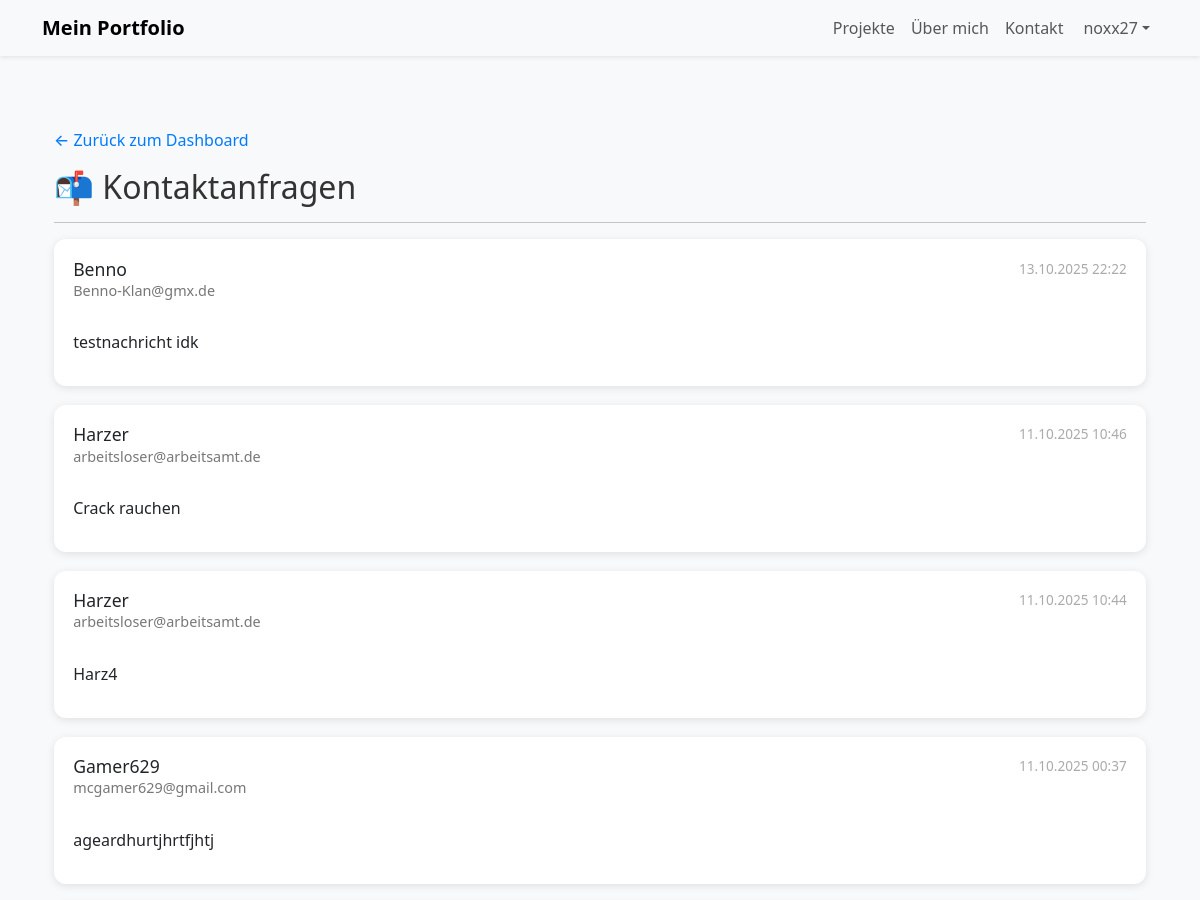
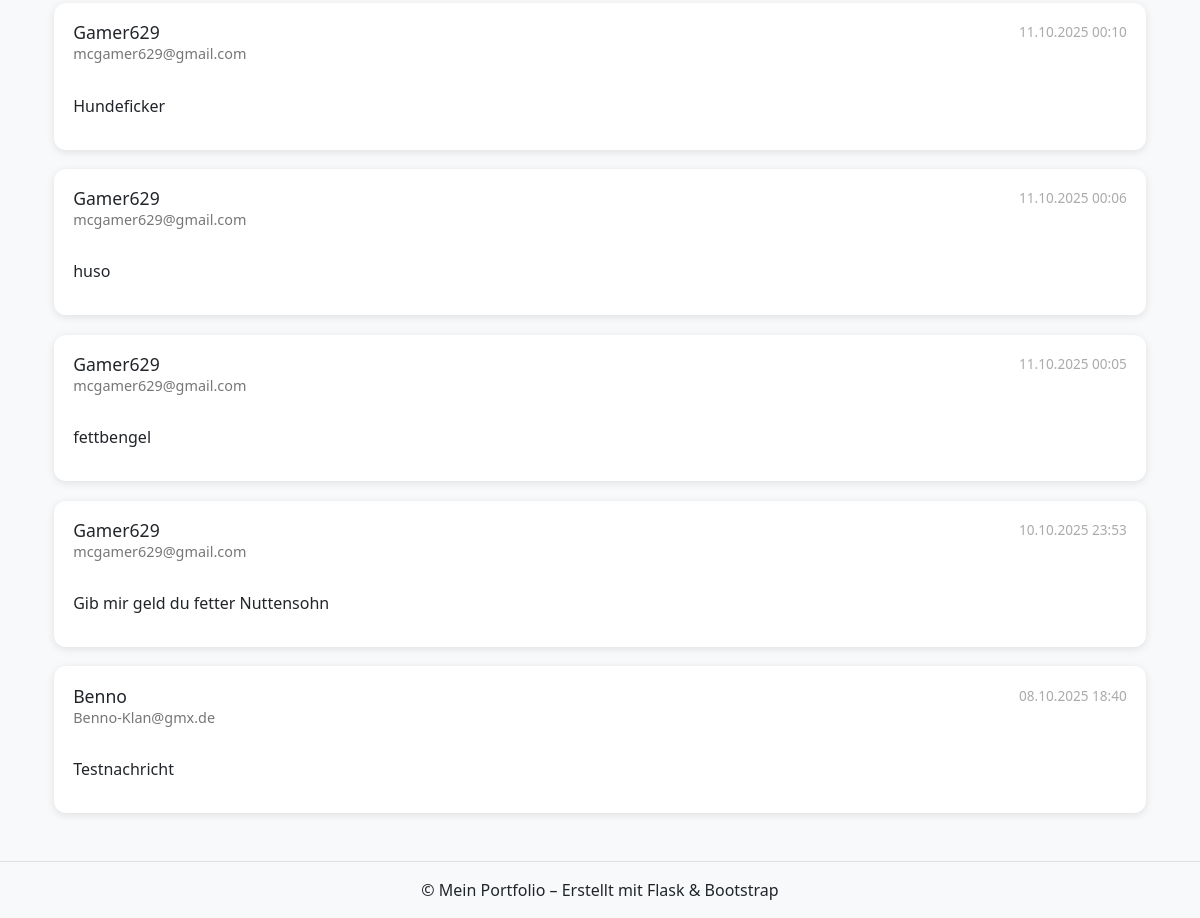
Page /admin/contacts (signed in) on the earlier database version (2 pictures, top to bottom).
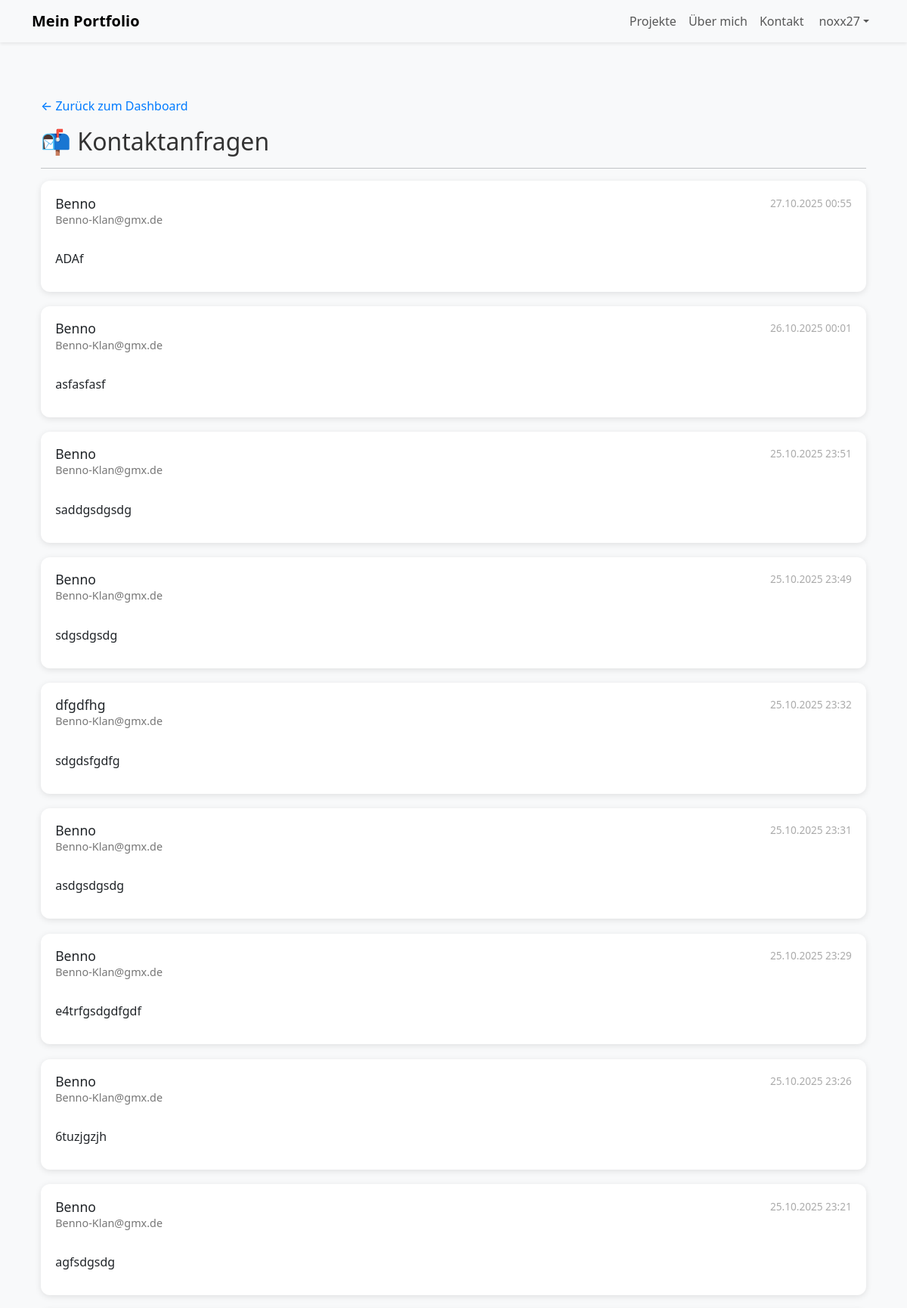
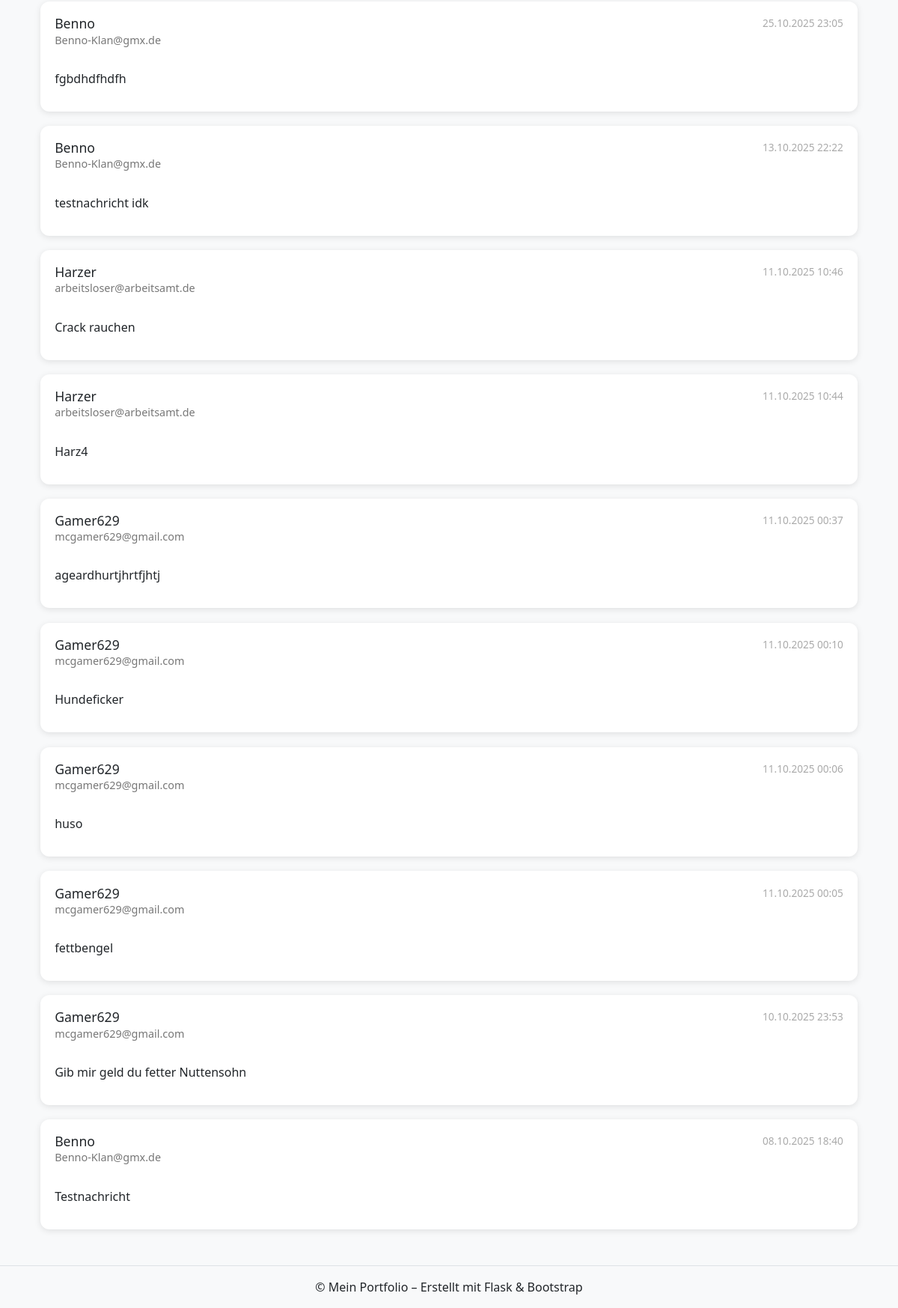
Same page on the later database version (2 pictures, top to bottom).
### app/models/database_models.py (models this page shows)
class ContactMessage(db.Model):
    id = db.Column(db.Integer, primary_key=True)
    name = db.Column(db.String(100), nullable=False)
    email = db.Column(db.String(120), nullable=False)
    message = db.Column(db.Text, nullable=False)
    created_at = db.Column(db.DateTime, default=datetime.utcnow)

### app/routes/admin.py (the view)
@admin_bp.route("/contacts")
@login_required
def contact_requests():
    messages = ContactMessage.query.order_by(ContactMessage.id.desc()).all()
    return render_template("admin/contact_requests.html", messages=messages)

### app/models/user.py (called while the page is built)
    def is_admin(self):
        return self.role == "admin"

### app/routes/admin.py (called while the page is built)
@admin_bp.before_request
def restrict_to_admins():
    if not current_user.is_authenticated or not current_user.is_admin():
        abort(403)

### app/templates/admin/contact_requests.html (shortened to what this page needs)
{% extends "base.html" %}
{% block content %}
<link rel="stylesheet" href="{{ url_for('static', filename='css/admin.css') }}">
<div class="container mt-4">
  <a href="{{ url_for('admin.dashboard') }}" class="back-btn">← Zurück zum Dashboard</a>
  <h2 class="page-title">📬 Kontaktanfragen</h2>
  <hr>
  {% if messages %}
    <div class="message-grid">
      {% for msg in messages %}
      <div class="message-card" onclick="window.location.href='{{ url_for('admin.contact_detail', message_id=msg.id) }}'">
        <div class="message-header">
          <div>
            <h5>{{ msg.name }}</h5>
            <p class="email">{{ msg.email }}</p>
          </div>
          <small class="timestamp">{{ msg.created_at.strftime('%d.%m.%Y %H:%M') if msg.created_at else '' }}</small>
        </div>
        <p class="message-text">{{ msg.message|truncate(120) }}</p>
      </div>
      {% endfor %}
    </div>
  {% else %}
    <p class="no-data">Keine Kontaktanfragen vorhanden.</p>
  {% endif %}
</div>
{% endblock %}

Differences in the rows shown:
added ContactMessage: name "Benno", email "Benno-Klan@gmx.de", created_at "27.10.2025 00:55", message "ADAf"
added ContactMessage: name "Benno", email "Benno-Klan@gmx.de", created_at "26.10.2025 00:01", message "asfasfasf"
added ContactMessage: name "Benno", email "Benno-Klan@gmx.de", created_at "25.10.2025 23:51", message "saddgsdgsdg"
added ContactMessage: name "Benno", email "Benno-Klan@gmx.de", created_at "25.10.2025 23:49", message "sdgsdgsdg"
added ContactMessage: name "dfgdfhg", email "Benno-Klan@gmx.de", created_at "25.10.2025 23:32", message "sdgdsfgdfg"
added ContactMessage: name "Benno", email "Benno-Klan@gmx.de", created_at "25.10.2025 23:31", message "asdgsdgsdg"
added ContactMessage: name "Benno", email "Benno-Klan@gmx.de", created_at "25.10.2025 23:29", message "e4trfgsdgdfgdf"
added ContactMessage: name "Benno", email "Benno-Klan@gmx.de", created_at "25.10.2025 23:26", message "6tuzjgzjh"
added ContactMessage: name "Benno", email "Benno-Klan@gmx.de", created_at "25.10.2025 23:21", message "agfsdgsdg"
added ContactMessage: name "Benno", email "Benno-Klan@gmx.de", created_at "25.10.2025 23:05", message "fgbdhdfhdfh"
